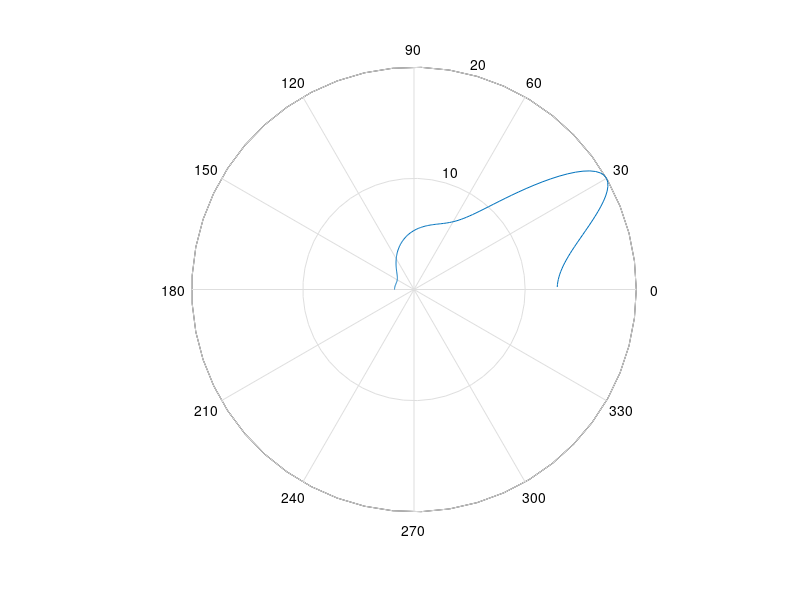

The MATLAB source for this figure:
%Assignment 3.1
%Authors: Stefan Riedel 1330219
clc
clear all
close all

%d)

%generate modulated carrier wave s*c
f_s = 16000;                                % sampling frequency
f = 100;                                    % baseband sinusoid frequency
n = 1:2000;                                 % time index
s = sin(2*pi*f*n/f_s);                      % baseband signal
f_c = 7800;                                 % carrier frequency
c = exp(i*n/f_s*2*pi*f_c);                  % carrier
r = s.*c;                                   % modulated carrier

na=4;                                      %number of antennas, increase for
                                            %sharper beams

%generate phase shift vector h

for jj=1:180
theta = jj;                                     % DOA from 1 to 180
theta = theta/360*2*pi;
j = 1:na;                                       % beamformer with 4 antennas
H(j,jj) = (exp(i*2*pi/5*cos(theta))).^(j-1);    % phase shift matrix        
end

%generate noise matrix

V = randn(na,n(end))*0.2;

% compute antenna signals
Y = ones(na,length(n));

for jj=1:180
A = H(:,jj)*r + V;
Y = [Y , A];
end



% beamformer

theta0 =30;                                       % angle of unit response 
theta0 = theta0/360*2*pi;
j=1:na;
h0(j) = (exp(i*2*pi/5*cos(theta0))).^(j-1);       % phase shift vector 
h0=h0.';             

Ryy = ones(length(j));
for jj=1:180    
B = corr( Y(:, (jj*length(n)+1):(length(n)*jj+length(n)))'); 
Ryy = [Ryy , B];
end

for jj=1:180
C0(jj,:) = h0'*Ryy(:, (length(j)*jj+1): (length(j)*jj+length(j)))^(-1)/(h0'*Ryy(:, (length(j)*jj+1): (length(j)*jj+length(j)))^(-1)*h0);
end

for jj=1:180
Shat(jj,:)= C0(jj,:)*Y(:, (jj*length(n)+1):(length(n)*jj+length(n)));
end

for jj=1:180
    sqrsum = 0;    
    for ll=1:length(n)
    sqrsum = sqrsum + (abs(real(Shat(jj,ll))))^2;
    end
    P(jj) = 1/length(n)*sqrsum;
end

for jj=1:180
    G(jj) = (10*log10(P(jj)));
end

G=G-max(G)+20; 
G(find(G<0))=0; 

theta_polar = 1/360*2*pi:1/360*2*pi:pi;             %polar plot 
figure
polar(theta_polar , G)
    
